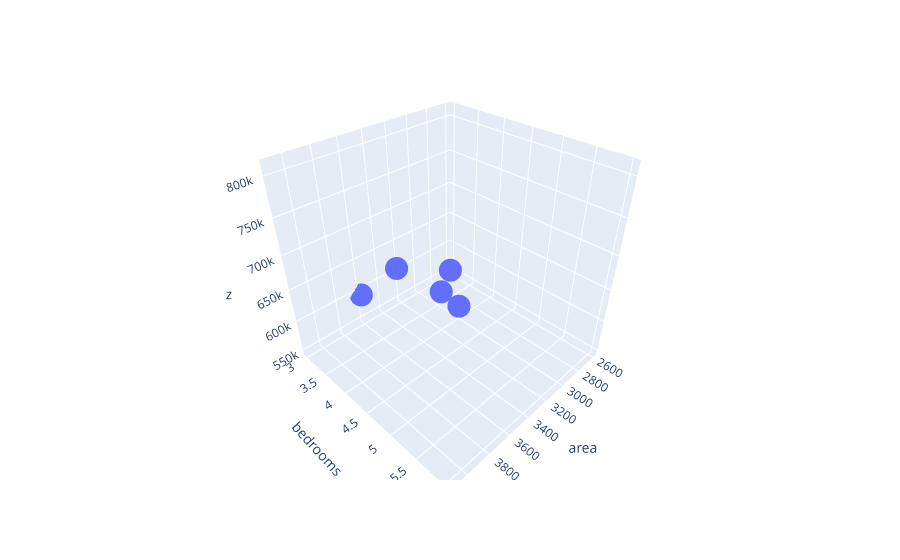

The code cell stored with this chart in its notebook:
### Code cell
fig = px.scatter_3d(nhp , x = nhp.area, y = nhp.bedrooms, z = nop)
fig.show()

### Figure 1 — Plotly figure (JSON) as saved in the notebook; plotly's stock layout.template omitted (floating-point values rounded to 4 significant figures)
{"data": [{"hovertemplate": "area=%{x}<br>bedrooms=%{y}<br>z=%{z}<extra></extra>", "legendgroup": "", "marker": {"color": "#636efa", "symbol": "circle"}, "mode": "markers", "name": "", "scene": "scene", "showlegend": false, "type": "scatter3d", "x": [2600, 3000, 3200, 3600, 4000, 4100], "y": [3, 4, 4, 3, 5, 6], "z": [550000, 565000, 610000, 595000, 760000, 810000]}], "layout": {"legend": {"tracegroupgap": 0}, "margin": {"t": 60}, "scene": {"domain": {"x": [0, 1], "y": [0, 1]}, "xaxis": {"title": {"text": "area"}}, "yaxis": {"title": {"text": "bedrooms"}}, "zaxis": {"title": {"text": "z"}}}}}
